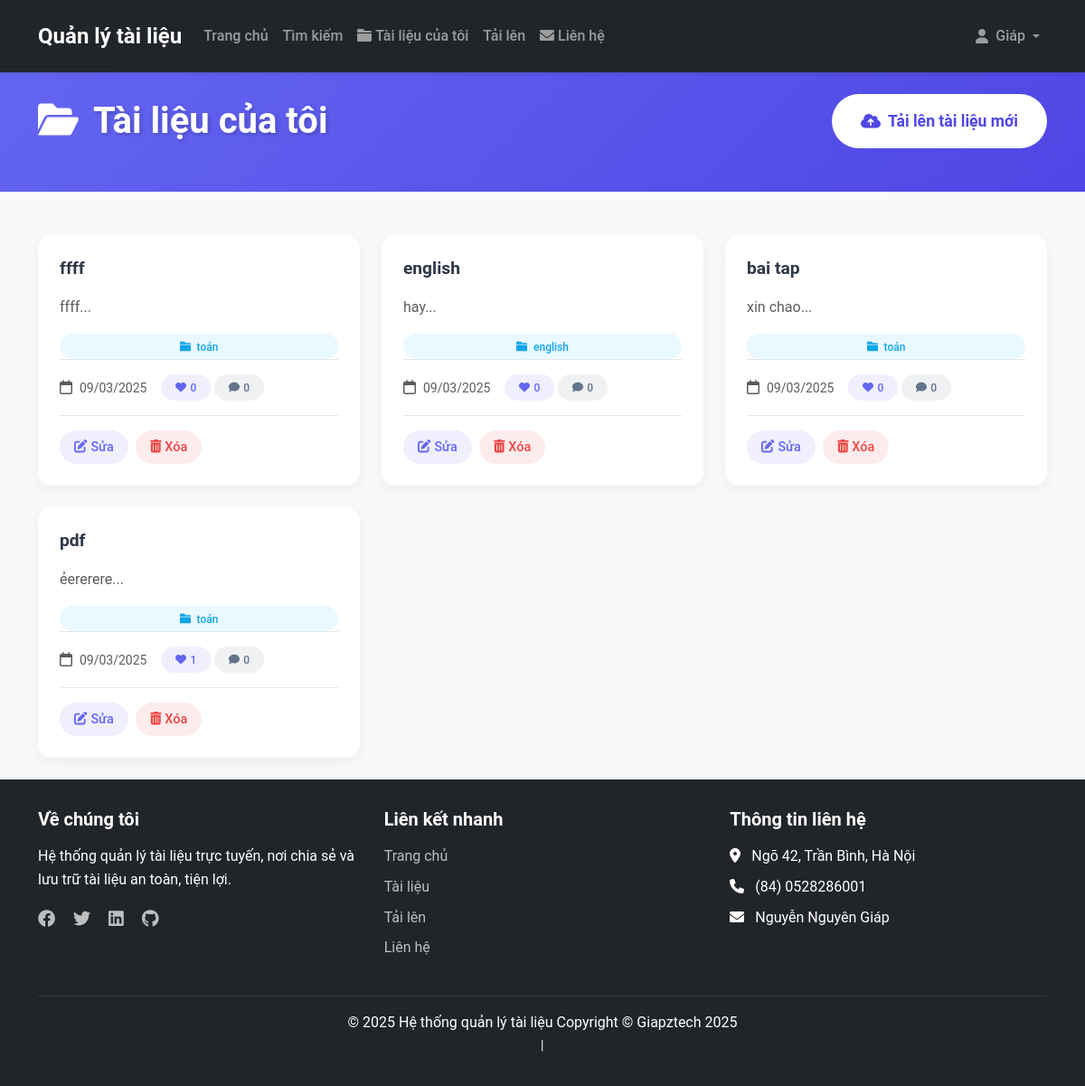
/my_documents.php (signed in), run on the app's committed database.
### tables this page shows
CREATE TABLE `documents` (
  `id` int NOT NULL AUTO_INCREMENT,
  `title` varchar(255) NOT NULL,
  `content` text,
  `download_link` varchar(255) DEFAULT NULL,
  `description` text,
  `filename` varchar(255) NOT NULL,
  `original_filename` varchar(255) NOT NULL,
  `file_size` bigint NOT NULL,
  `file_type` varchar(100) NOT NULL,
  `user_id` int NOT NULL,
  `created_at` timestamp NOT NULL DEFAULT CURRENT_TIMESTAMP,
  `updated_at` timestamp NOT NULL DEFAULT CURRENT_TIMESTAMP ON UPDATE CURRENT_TIMESTAMP,
  `visibility` enum('public','private') DEFAULT 'public',
  `downloads` int DEFAULT '0',
  `category_id` int DEFAULT NULL,
  PRIMARY KEY (`id`),
  KEY `user_id` (`user_id`),
  KEY `fk_documents_category` (`category_id`),
  CONSTRAINT `documents_ibfk_1` FOREIGN KEY (`user_id`) REFERENCES `users` (`id`) ON DELETE CASCADE,
  CONSTRAINT `fk_documents_category` FOREIGN KEY (`category_id`) REFERENCES `categories` (`id`) ON DELETE SET NULL
);

CREATE TABLE `categories` (
  `id` int NOT NULL AUTO_INCREMENT,
  `name` varchar(255) NOT NULL,
  `description` text,
  `created_at` timestamp NOT NULL DEFAULT CURRENT_TIMESTAMP,
  `updated_at` timestamp NOT NULL DEFAULT CURRENT_TIMESTAMP ON UPDATE CURRENT_TIMESTAMP,
  PRIMARY KEY (`id`),
  UNIQUE KEY `name` (`name`)
);

### my_documents.php (the view, shortened to what this page needs)
<?php
$database = new Database();
$conn = $database->getConnection();
$stmt = $conn->prepare("
    SELECT d.*, c.name as category_name,
           COUNT(DISTINCT l.id) as like_count,
           COUNT(DISTINCT cm.id) as comment_count
    FROM documents d
    LEFT JOIN categories c ON d.category_id = c.id
    LEFT JOIN likes l ON d.id = l.document_id
    LEFT JOIN comments cm ON d.id = cm.document_id
    WHERE d.user_id = ?
    GROUP BY d.id
    ORDER BY d.created_at DESC
");
$stmt->execute([$_SESSION['user_id']]);
$documents = $stmt->fetchAll();
require_once 'includes/header.php';
?>
<section class="my-docs-header">
    <div class="container">
        <div class="d-flex justify-content-between align-items-center" data-aos="fade-up">
            <h1 class="my-docs-title">
                <i class="fas fa-folder-open me-3"></i>Tài liệu của tôi
            </h1>
            <a href="upload.php" class="upload-btn">
                <i class="fas fa-cloud-upload-alt me-2"></i>Tải lên tài liệu mới
            </a>
        </div>
    </div>
</section>
<div class="container">
    <?php if (empty($documents)): ?>
        <div class="empty-state" data-aos="fade-up">
            <i class="fas fa-file-alt"></i>
            <h3>Bạn chưa có tài liệu nào</h3>
            <p>Hãy bắt đầu bằng cách tải lên tài liệu đầu tiên của bạn</p>
            <a href="upload.php" class="upload-btn">
                <i class="fas fa-cloud-upload-alt me-2"></i>Tải lên ngay
            </a>
        </div>
    <?php else: ?>
        <div class="row">
            <?php foreach ($documents as $index => $doc): ?>
                <div class="col-md-6 col-lg-4 mb-4" data-aos="fade-up" data-aos-delay="<?php echo $index * 100; ?>">
                    <div class="document-card">
                        <div class="card-body">
                            <h5 class="card-title">
                                <a href="view_document.php?id=<?php echo $doc['id']; ?>">
                                    <?php echo htmlspecialchars($doc['title']); ?>
                                </a>
                            </h5>
                            <p class="card-text text-muted">
                                <?php echo htmlspecialchars(substr($doc['description'], 0, 100)) . '...'; ?>
                            </p>
                            <?php if ($doc['category_name']): ?>
                                <span class="badge bg-info">
                                    <i class="fas fa-folder me-1"></i>
                                    <?php echo htmlspecialchars($doc['category_name']); ?>
                                </span>
                            <?php endif; ?>
                            <div class="document-meta">
                                <div class="d-flex align-items-center gap-3">
                                    <div>
                                        <i class="far fa-calendar text-muted me-1"></i>
                                        <small class="text-muted">
                                            <?php echo date('d/m/Y', strtotime($doc['created_at'])); ?>
                                        </small>
                                    </div>
                                    <div>
                                        <span class="badge bg-primary">
                                            <i class="fas fa-heart me-1"></i><?php echo $doc['like_count']; ?>
                                        </span>
                                        <span class="badge bg-secondary">
                                            <i class="fas fa-comment me-1"></i><?php echo $doc['comment_count']; ?>
                                        </span>
                                    </div>
                                </div>
                            </div>
                            <div class="document-actions">
                                <a href="edit_document.php?id=<?php echo $doc['id']; ?>"
                                   class="btn btn-action btn-edit">
                                    <i class="fas fa-edit me-1"></i>Sửa
                                </a>
                                <button type="button" class="btn btn-action btn-delete"
                                        onclick="confirmDelete(<?php echo $doc['id']; ?>)">
                                    <i class="fas fa-trash-alt me-1"></i>Xóa
                                </button>
                            </div>
                        </div>
                    </div>
                </div>
            <?php endforeach; ?>
        </div>
    <?php endif; ?>
</div>
<link href="https://unpkg.com/aos@2.3.1/dist/aos.css" rel="stylesheet">
<?php include 'includes/footer.php'; ?>

### assets/css/style.css (style rules this page uses)
:root { --primary-color: #007bff; --secondary-color: #6c757d; --success-color: #28a745; --danger-color: #dc3545; --warning-color: #ffc107; --info-color: #17a2b8; --dark-color: #343a40; --light-color: #f8f9fa; }
body { background-color: var(--light-color); font-family: 'Roboto', sans-serif; line-height: 1.6; }
.card-title { color: var(--dark-color); font-weight: 600; margin-bottom: 1rem; }
.card-text { color: var(--secondary-color); }
.document-card { height: 100%; }
.document-card .card-body { display: flex; flex-direction: column; }
.document-card .card-title { font-size: 1.25rem; margin-bottom: 0.75rem; }
.document-card .document-meta { margin-top: auto; padding-top: 1rem; border-top: 1px solid rgba(0,0,0,.1); }
.badge { padding: 0.5em 1em; font-weight: 500; transition: all 0.2s ease; }
.btn { font-weight: 500; padding: 0.5rem 1.5rem; border-radius: 0.25rem; transition: all 0.3s ease; }
.badge { transition: background-color 0.2s; }

### includes/header.php (style rules this page uses)
body { padding-top: 56px; }

### my_documents.php (style rules this page uses)
.my-docs-header { background: linear-gradient(135deg, #6366F1 0%, #4F46E5 100%); padding: 3rem 0; margin-bottom: 3rem; position: relative; overflow: hidden; }
.my-docs-header::before { content: ''; position: absolute; top: 0; left: 0; width: 100%; height: 100%; opacity: 0.05; }
.my-docs-title { color: white; font-size: 2.5rem; font-weight: 700; margin: 0; text-shadow: 2px 2px 4px rgba(0, 0, 0, 0.2); }
.upload-btn { padding: 1rem 2rem; font-size: 1.1rem; border-radius: 50px; background: white; color: #4F46E5; border: none; font-weight: 600; transition: all 0.3s ease; text-decoration: none; }
.document-card { background: white; border: none; border-radius: 15px; box-shadow: 0 5px 15px rgba(0,0,0,0.05); transition: all 0.3s ease; height: 100%; overflow: hidden; }
.document-card .card-body { padding: 1.5rem; }
.document-card .card-title { font-size: 1.2rem; font-weight: 600; margin-bottom: 1rem; line-height: 1.4; }
.document-card .card-title a { color: #2D3748; text-decoration: none; transition: color 0.3s ease; }
.document-meta { display: flex; align-items: center; gap: 0.5rem; margin: 1rem 0; padding: 1rem 0; border-top: 1px solid #E2E8F0; border-bottom: 1px solid #E2E8F0; }
.badge { padding: 0.5rem 1rem; border-radius: 50px; font-weight: 500; }
.badge.bg-primary { background: rgba(99, 102, 241, 0.1) !important; color: #6366F1; }
.badge.bg-secondary { background: rgba(100, 116, 139, 0.1) !important; color: #64748B; }
.badge.bg-info { background: rgba(56, 189, 248, 0.1) !important; color: #0EA5E9; }
.document-actions { display: flex; gap: 0.5rem; }
.btn-action { padding: 0.5rem 1rem; border-radius: 50px; font-size: 0.9rem; font-weight: 500; transition: all 0.3s ease; }
.btn-edit { color: #6366F1; background: rgba(99, 102, 241, 0.1); border: none; }
.btn-delete { color: #EF4444; background: rgba(239, 68, 68, 0.1); border: none; }

### includes/footer.php (style rules this page uses)
html { height: 100%; }
body { min-height: 100%; display: flex; flex-direction: column; }

### data on the page
documents: title "ffff", description "ffff", category.name "toán", created_at "09/03/2025", like_count "0", comment_count "0"
documents: title "english", description "hay", category.name "english", created_at "09/03/2025", like_count "0", comment_count "0"
documents: title "bai tap", description "xin chao", category.name "toán", created_at "09/03/2025", like_count "0", comment_count "0"
documents: title "pdf", description "ẻererere", category.name "toán", created_at "09/03/2025", like_count "1", comment_count "0"

### other printed values
$current_user['name'] "Giáp"
